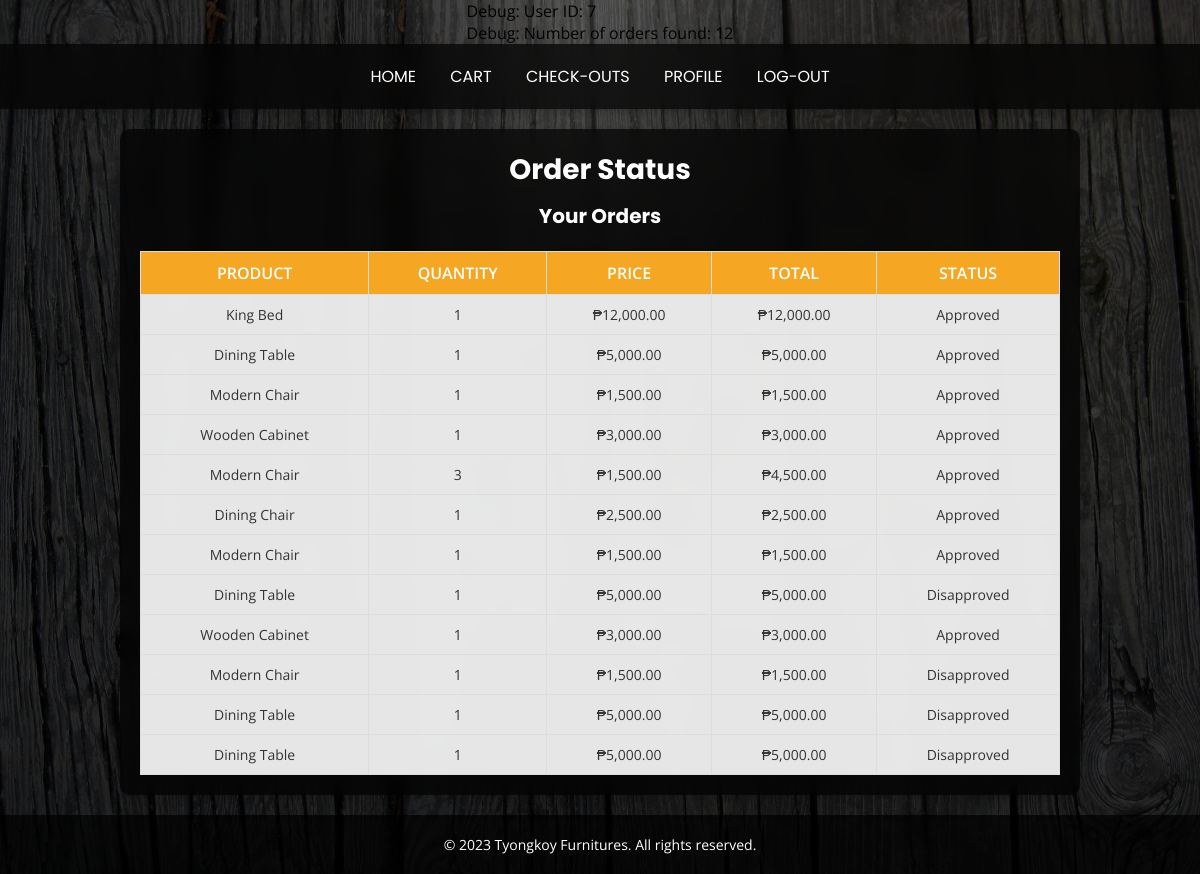
Page /checkouts.php (signed in) on the committed database.
### tables this page shows
CREATE TABLE `checkouts` (
  `id` int(11) NOT NULL,
  `user_id` int(11) NOT NULL,
  `product_id` int(11) NOT NULL,
  `quantity` int(11) NOT NULL,
  `status` enum('Pending','Approved','Disapproved') DEFAULT 'Pending'
);

CREATE TABLE `products` (
  `id` int(11) NOT NULL,
  `name` varchar(100) NOT NULL,
  `type` enum('chair','table','bed','cabinet','door') NOT NULL,
  `price` decimal(10,2) NOT NULL,
  `quantity` int(11) NOT NULL,
  `image` varchar(255) DEFAULT NULL
);

### checkouts.php (the view, shortened to what this page needs)
<?php
include 'db_connect.php';
$user_id = $_SESSION['user_id'];
echo "Debug: User ID: $user_id<br>";
$stmt = $conn->prepare("SELECT checkouts.*, products.name, products.price FROM checkouts JOIN products ON checkouts.product_id = products.id WHERE checkouts.user_id = ?");
$stmt->bind_param("i", $user_id);
$stmt->execute();
$orders = $stmt->get_result();
echo "Debug: Number of orders found: " . $orders->num_rows . "<br>";
?>
<!DOCTYPE html>
<html lang="en">
<head>
</head>
<body>
    <nav class="navbar">
        <a href="user_index.php">HOME</a>
        <a href="cart.php">CART</a>
        <a href="checkouts.php">CHECK-OUTS</a>
        <a href="profile.php">PROFILE</a>
        <a href="logout.php">LOG-OUT</a>
    </nav>
    <div class="container">
        <h2>Order Status</h2>
        <h3>Your Orders</h3>
        <?php if ($orders->num_rows > 0): ?>
            <table>
                <tr>
                    <th>Product</th>
                    <th>Quantity</th>
                    <th>Price</th>
                    <th>Total</th>
                    <th>Status</th>
                </tr>
                <?php while ($order = $orders->fetch_assoc()): ?>
                <tr>
                    <td><?= htmlspecialchars($order['name']) ?></td>
                    <td><?= $order['quantity'] ?></td>
                    <td>₱<?= number_format($order['price'], 2) ?></td>
                    <td>₱<?= number_format($order['price'] * $order['quantity'], 2) ?></td>
                    <td><?= ucfirst(htmlspecialchars($order['status'])) ?></td>
                </tr>
                <?php endwhile; ?>
            </table>
        <?php else: ?>
            <p class="no-orders">No orders found.</p>
        <?php endif; ?>
    </div>
    <div class="footer">
        <p>© 2023 Tyongkoy Furnitures. All rights reserved.</p>
    </div>
</body>
</html>

### checkouts.php (style rules this page uses)
* { margin: 0; padding: 0; box-sizing: border-box; font-family: 'Open Sans', Arial, sans-serif; }
body { background-image: linear-gradient(rgba(0, 0, 0, 0.5), rgba(0, 0, 0, 0.5)), url('bg1.jpg'); background-size: cover; background-position: center; background-attachment: fixed; min-height: 100vh; display: flex; flex-direction: column; align-items: center; }
.navbar { width: 100%; padding: 20px; background: rgba(0, 0, 0, 0.7); backdrop-filter: blur(10px); text-align: center; box-shadow: 0 4px 10px rgba(0, 0, 0, 0.3); position: sticky; top: 0; z-index: 1000; }
.navbar a { position: relative; color: #fff; text-decoration: none; margin: 0 15px; font-size: 16px; font-family: 'Poppins', sans-serif; text-transform: uppercase; font-weight: 400; transition: color 0.3s ease; }
.navbar a::after { content: ''; position: absolute; width: 0; height: 2px; background: #f5a623; left: 0; bottom: -5px; transition: width 0.3s ease; }
.container { width: 80%; margin: 20px auto; background: rgba(0, 0, 0, 0.7); backdrop-filter: blur(10px); padding: 20px; border-radius: 10px; box-shadow: 0 4px 20px rgba(0, 0, 0, 0.3); animation: fadeIn 1s ease-in-out; text-align: center; }
h2, h3 { font-family: 'Poppins', sans-serif; color: #fff; text-shadow: 1px 1px 2px rgba(0, 0, 0, 0.3); }
h2 { font-size: 28px; margin-bottom: 10px; }
h3 { font-size: 20px; margin-bottom: 20px; }
table { width: 100%; background: rgba(255, 255, 255, 0.9); border-collapse: collapse; color: #333; }
table th, table td { padding: 10px; text-align: center; border: 1px solid #ddd; }
table th { background: #f5a623; color: #fff; text-transform: uppercase; font-weight: 600; }
table td { font-size: 14px; }
.footer { margin-top: auto; padding: 20px; background: rgba(0, 0, 0, 0.7); width: 100%; text-align: center; }
.footer p { color: #fff; font-size: 14px; text-shadow: 1px 1px 2px rgba(0, 0, 0, 0.3); }

### rows in the picture
checkouts: product.name "King Bed", quantity "1", product.price "12,000.00", $order['price'] * $order['quantity'] "12,000.00", status "Approved"
checkouts: product.name "Dining Table", quantity "1", product.price "5,000.00", $order['price'] * $order['quantity'] "5,000.00", status "Approved"
checkouts: product.name "Modern Chair", quantity "1", product.price "1,500.00", $order['price'] * $order['quantity'] "1,500.00", status "Approved"
checkouts: product.name "Wooden Cabinet", quantity "1", product.price "3,000.00", $order['price'] * $order['quantity'] "3,000.00", status "Approved"
checkouts: product.name "Modern Chair", quantity "3", product.price "1,500.00", $order['price'] * $order['quantity'] "4,500.00", status "Approved"
checkouts: product.name "Dining Chair", quantity "1", product.price "2,500.00", $order['price'] * $order['quantity'] "2,500.00", status "Approved"
checkouts: product.name "Modern Chair", quantity "1", product.price "1,500.00", $order['price'] * $order['quantity'] "1,500.00", status "Approved"
checkouts: product.name "Dining Table", quantity "1", product.price "5,000.00", $order['price'] * $order['quantity'] "5,000.00", status "Disapproved"
checkouts: product.name "Wooden Cabinet", quantity "1", product.price "3,000.00", $order['price'] * $order['quantity'] "3,000.00", status "Approved"
checkouts: product.name "Modern Chair", quantity "1", product.price "1,500.00", $order['price'] * $order['quantity'] "1,500.00", status "Disapproved"
checkouts: product.name "Dining Table", quantity "1", product.price "5,000.00", $order['price'] * $order['quantity'] "5,000.00", status "Disapproved"
checkouts: product.name "Dining Table", quantity "1", product.price "5,000.00", $order['price'] * $order['quantity'] "5,000.00", status "Disapproved"

### other values in the picture
$user_id "7"
$orders->num_rows "12"
